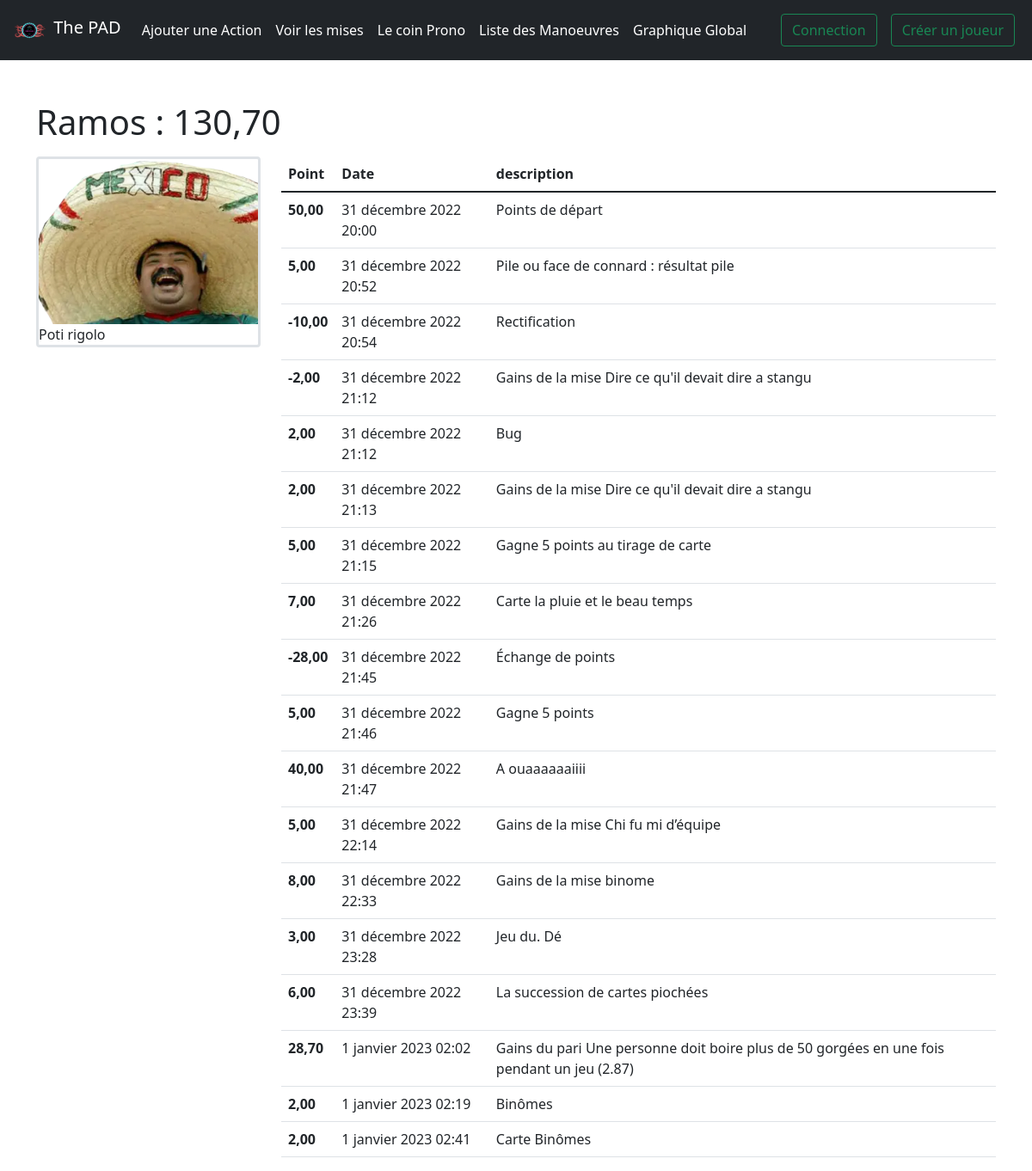
The app's page /36/, older data.
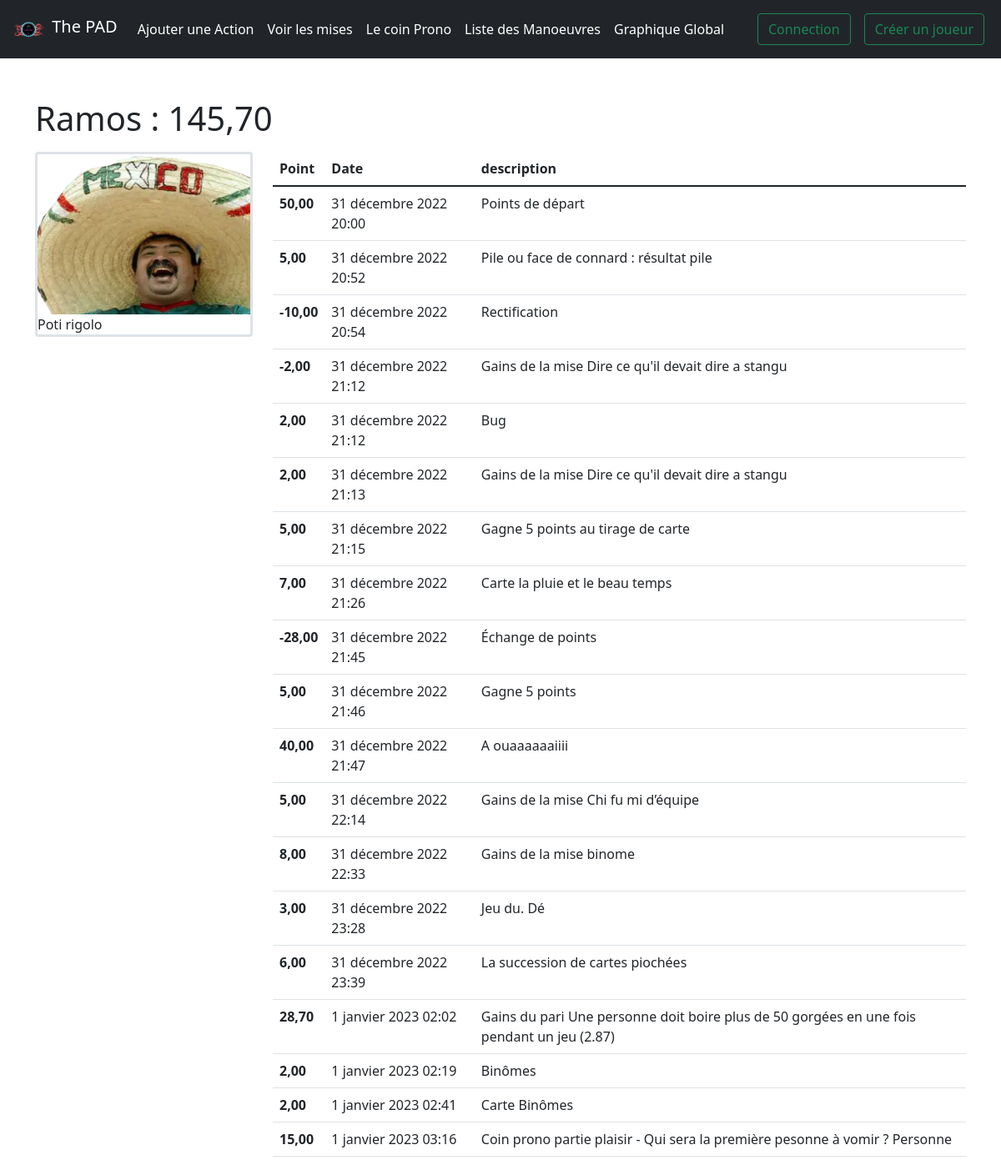
The same page, newer data.
### game/models.py (models this page shows, shortened)
class Player(models.Model):
    photo = models.ImageField(upload_to='photo_de_profile/', null=True, blank=True)
    description = models.CharField(max_length=75, null=True, blank=True)
    user = models.OneToOneField(User, on_delete=models.CASCADE)
    def get_total_point(self) :
        return sum([action.point for action in self.action_set.all()])
    def getJSON(self) :
        player_dict = {'name' : self.user.username,
                       'total_point' : self.get_total_point(),
                       'creation_date' : self.user.date_joined,
                       'actions' : []}
        tot = 0
        for action in self.action_set.all() :
            tot += action.point
            player_dict['actions'].append({'date_action' : action.act_date, 'score' : action.point, 'tot_score' : tot})
        return dumps(player_dict, default=json_serial)

class Action(models.Model):
    player = models.ForeignKey(Player, on_delete=models.CASCADE)
    point = models.DecimalField(max_digits=12, decimal_places=2)
    act_date = models.DateTimeField('action date', default=timezone.now)
    description = models.TextField(null= True)

### game/views.py (the view)
# urls.py: path('<int:player_id>/', views.detail, name='detail'),
def detail(request, player_id) :
    player = get_object_or_404(Player, pk=player_id)
    register_form = ModifyUserForm(request.POST or None, instance= player.user)
    player_form = PlayerForm(request.POST or None, request.FILES or None, instance=player)
    if all((register_form.is_valid(), player_form.is_valid())):
        user_created = register_form.save()
        player = player_form.save(commit=False)
        player.user = user_created
        player.save()
        messages.success(request, (f"L'utilisateurs a bien été modifié !"))
        return redirect('game:detail', player_id)
    else :
        return render(request, 'game/detail.html', {'player' : player, 'register_form': register_form, 'player_form': player_form, 'player_json' : player.getJSON()})

### game/models.py (called while the page is built)
def json_serial(obj):
    if isinstance(obj, (datetime, date)):
        return obj.isoformat()
    if isinstance(obj, Decimal) :
        return str(obj)
    raise TypeError ("Type %s not serializable" % type(obj))

### game/templates/game/detail.html (shortened to what this page needs)
{% extends 'game/base.html' %}
{% block content %}
  <legend><h1>{{ player.user.username }} : {{ player.get_total_point }}</h1></legend>
  <div class="row">
    <div class="col col-12 col-sm-12 col-md-6 col-lg-3">
      <div class="rounded border border-3 align-middle">
        {% if player.photo %}
          <img class="img-fluid" src="{{ player.photo.url }}" style="width: 100%; max-width: 300px;">
        {% endif %}
        {% if player.description %}
        <div>
          {{player.description}}
        </div>
        {% endif %}
      </div>
    </div>
    <div class="col col-12 col-sm-12 col-md-6 col-lg-9">
      <table class="table">
        <thead>
            <tr>
              <th scope="col">Point</th>
              <th scope="col">Date</th>
              <th scope="col">description</th>
            </tr>
        </thead>
        <tbody>
          {% for action in player.action_set.all %}
            <tr>
              <th scope="row">{{action.point}}</th>
              <td>{{action.act_date}}</td>
              <td>{{action.description}}</td>
            </tr>
          {% endfor %}
        </tbody>
      </table>
    </div>
  </div>
{% endblock %}

Row changes from the older to the newer data that the page shows:
computed for Player "Poti rigolo": get_total_point "130,70" → "145,70"
added Action: point "15,00", act_date "1 janvier 2023 03:16", description "Coin prono partie plaisir - Qui sera la première pesonne à vomir ? Personne"
